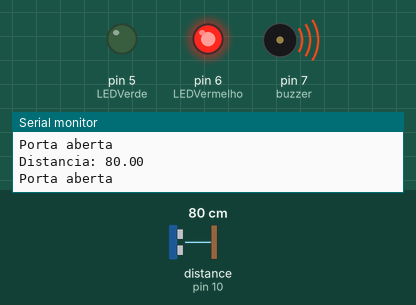
Bench run of a sketch on a simulated Arduino Uno, built with avr-gcc and run on an emulated ATmega328P. On the bench: output pins drawn as LEDs (lit = HIGH), buzzer (waves = sounding), the last lines printed to the serial monitor. The test bench sets the inputs (shaded band); at power-on: distance to the obstacle (sensor on pin 10) 80 cm. The echo pulse lasts 58.3 µs per cm.

Above: at 1.01 s.
1.4 s: distance to the obstacle (sensor on pin 10) set to 2 cm
At 2.02 s:
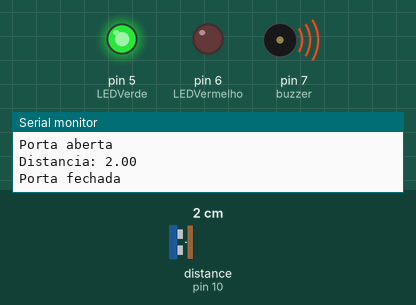
At 2.77 s:
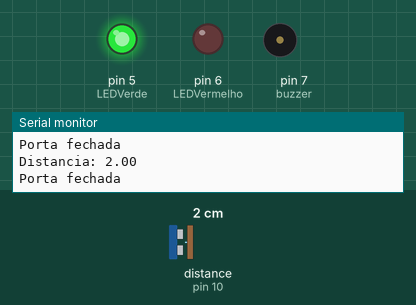
4.4 s: distance to the obstacle (sensor on pin 10) set to 4 cm
At 4.77 s:
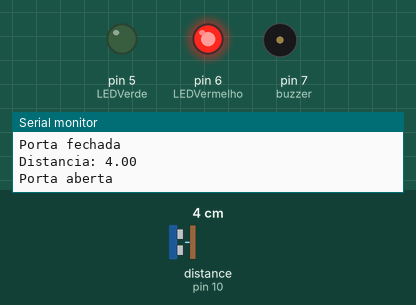
Timing chart, 0 to 13.4 s (numbered marks = the images above; inputs shaded):
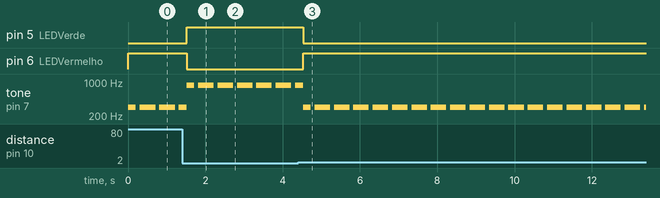

Measured:
- after the input at 1.4 s, pin 5 (LEDVerde): LOW → HIGH after 0.12 s; pin 6 (LEDVermelho): HIGH → LOW after 0.12 s
- after the input at 4.4 s, pin 5 (LEDVerde): HIGH → LOW after 0.13 s; pin 6 (LEDVermelho): LOW → HIGH after 0.13 s
- by itself, tone on pin 7 (buzzer): repeats every 0.50 s: silent 0.10 s, 300 Hz 0.40 s

The sketch:

Ultrassonico.ino
```cpp
/*  Sinalizador de porta
 *
 * Este código tem como objetivo indicar se a porta está aberta ou fechada,
 * emitindo um som e ligando um LED vermelho ou verde dependendo da situação.
 *
 */

#include <Ultrasonic.h>

#define LEDVerde 5
#define LEDVermelho 6
#define buzzer 7

#define Echo 10
#define Trigger 11
Ultrasonic ultrasonic(Trigger, Echo);

void setup() {
  pinMode(buzzer, OUTPUT);
  pinMode(LEDVerde, OUTPUT);
  pinMode(LEDVermelho, OUTPUT);

  Serial.begin(9600);

}

void loop() {
  float distancia = ultrasonic.distanceRead();

  if (distancia == 2.0) {
    digitalWrite(LEDVerde, HIGH);
    digitalWrite(LEDVermelho, LOW);
    Serial.print("Distancia: ");
    Serial.println(distancia);
    Serial.println("Porta fechada");
    tone(buzzer, 850);
    delay(200);
    noTone(buzzer);
    delay(100);
    tone(buzzer, 850);
    delay(200);
    noTone(buzzer);
  }
    if(distancia > 2.0) {
    digitalWrite(LEDVerde, LOW);
    digitalWrite(LEDVermelho, HIGH);
    Serial.print("Distancia: ");
    Serial.println(distancia);
    Serial.println("Porta aberta");
    tone(buzzer, 300);
    delay(200);
    noTone(buzzer);
    delay(100);
    tone(buzzer, 300);
    delay(200);
    noTone(buzzer);
  }

}
```
